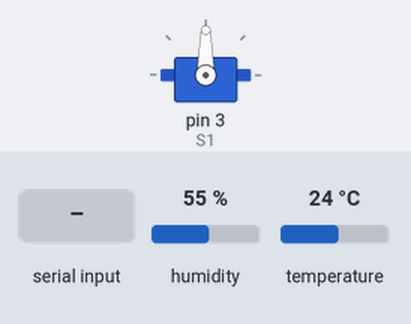
A sketch run on a simulated Arduino Uno, built with avr-gcc and run on an emulated ATmega328P. Shown: servo. The inputs (shaded band) are chosen by the test bench; at power-on: humidity 55 %, temperature 24 °C. What the sketch prints to the serial monitor is not drawn.

Above: at 1.2 s.
1.3 s: "B" received over Serial
At 2.4 s:
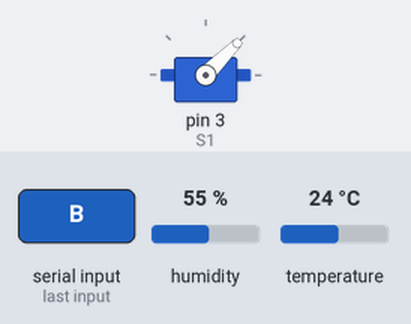
2.8 s: "C" received over Serial
At 3.3 s:
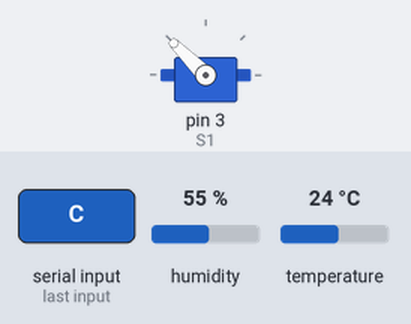
4.3 s: "A" received over Serial
At 5.1 s:
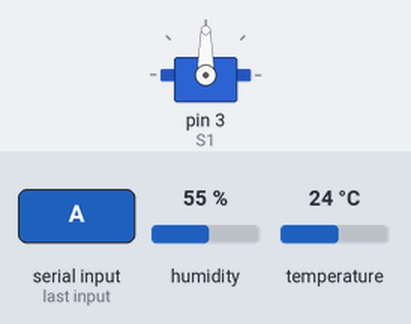
Timing chart, 0 to 7.3 s (numbered marks = the images above; inputs shaded):
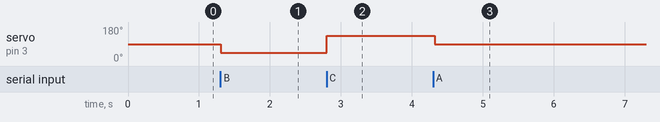

The sketch:

EnvSense.ino
```cpp
#include<dht11.h>
#include <Servo.h>
dht11 DHT;
Servo S1;

void setup() {
  Serial.begin(9600);
  S1.attach(3);
}

void loop() {
  int chk = DHT.read(2);
  Serial.println(DHT.temperature);
  int servo = Serial.read();
  if (servo == 65) {
    S1.write(90);
  }
  if(servo == 66) {
    S1.write(45);
  }
  if(servo == 67) {
    S1.write(135);
  }
}
```

Measured:
- after the input at 1.3 s, servo on pin 3 (S1): 90° → 45° at once
- after the input at 2.8 s, servo on pin 3 (S1): 45° → 135° at once
- after the input at 4.3 s, servo on pin 3 (S1): 135° → 90° at once
